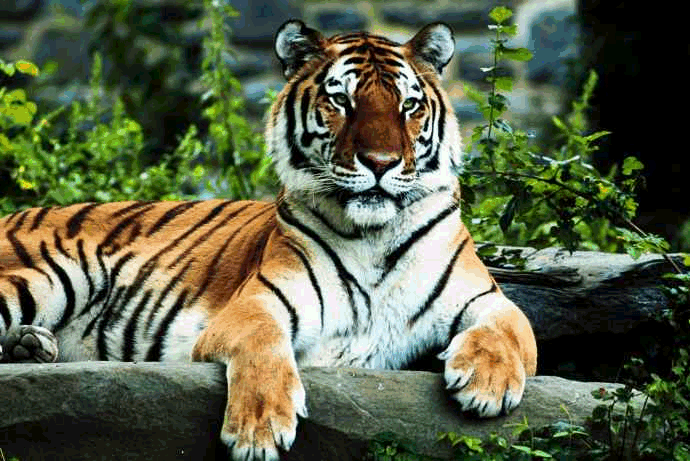
#> input picture img/tiger1.bmp, 690 x 461 px
$ jupyter execute otsu_prac.ipynb
#> lines starting #> are read from the running program, lines starting #| are printed output that depends on the picture
[cell 1]
import math
import numpy as np
from matplotlib import pyplot as plt
from matplotlib import image as mpimg
# import matplotlib.image as mpimg
from PIL import Image

[cell 2]
threshold_values = {}
h = [1]

[cell 3]
def Hist(img):
    row, col = img.shape
    y = np.zeros(256)
    for i in range(0,row):
        for j in range(0,col):
            y[int(round(img[i,j]))] += 1
    x = np.arange(0,256)
    plt.bar(x, y, color='b', width=5, align='center', alpha=0.25)
    plt.show()
    return y

[cell 4]
def regenerate_img(img, thresholds):
    row, col = img.shape
    y = np.zeros((row, col))
    for i in range(0,row):
        for j in range(0,col):
            if img[i,j] >= thresholds[2]:
                y[i,j] = 200
            elif img[i,j] >= thresholds[1]:
                y[i,j] = 150
            elif img[i,j] >= thresholds[0]:
                y[i,j] = 100
            else:
                y[i,j] = 0
    return y

[cell 5]
# [22 lines left out: functions countPixel, wieght, mean, not called in this run]

[cell 6]
# [8 lines left out: function variance, not called in this run]

[cell 7]
# [32 lines left out: function threshold, not called in this run]

[cell 8]
# [56 lines left out: function threshold_new, not called in this run]


# [28 lines of commented-out code are left out]

[cell 9]
# [5 lines left out: function get_optimal_threshold, not called in this run]

[cell 10]
def rgb2gray(rgb):
#     print(rgb)
    return np.dot(rgb[...,:3], [0.2989, 0.5870, 0.1140])

[cell 11]
image1 = mpimg.imread('img/tiger1.bmp')
#> image1 is the input picture: shape (461, 690, 4); mean R, G, B, A 89.7, 97.4, 71.5, 255
# plt.imshow(image1)
print(image1.shape)
#| (461, 690, 4)
gray = rgb2gray(image1)
#> in rgb2gray, `return np.dot(rgb[...,:3], [0.2989, 0.5870, 0.1140])`:
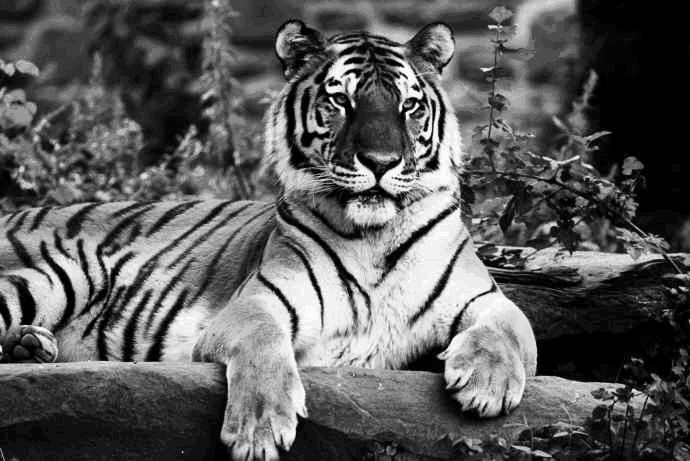
#> returned value: shape (461, 690) float64; min 0, max 251.7, mean 92.1
# print(gray)
img = np.asarray(gray)

# print(img)
h = Hist(img)
#> in Hist, `plt.show()`:
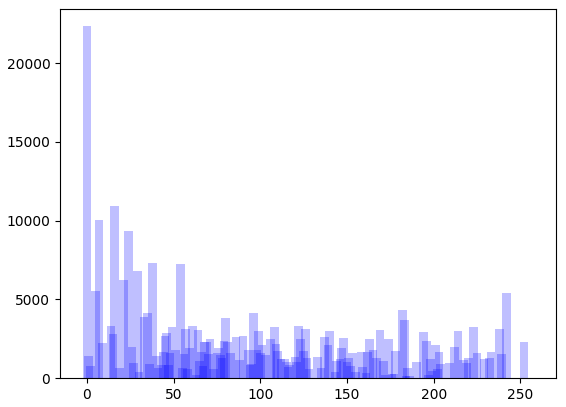
#> figure drawn by matplotlib, 1 panel; tallest bar 22349 high, from x = -2.5 to 2.5
#> h = 256 values, max 22349 at index 0, min 0 at index 3, mean 1242.5
plt.imshow(gray)
# threshold_new(h)
# op_thres = get_optimal_threshold()

res = regenerate_img(img, [45,105,175])
#> after the loop in regenerate_img, `for i in range(0,row):`:
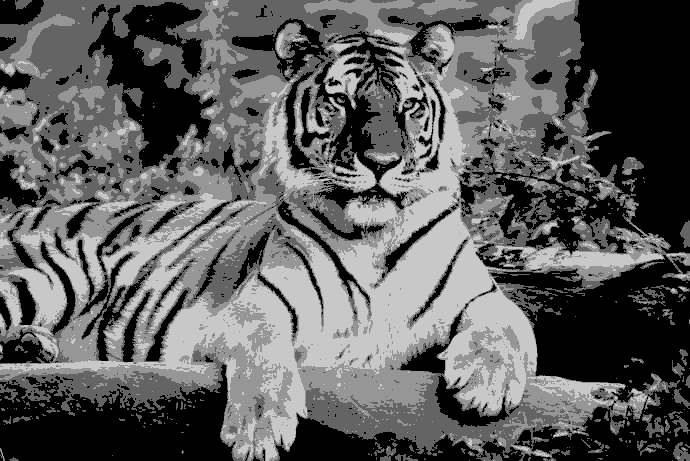
#> y: shape (461, 690) float64; min 0, max 200, mean 93.8
plt.imshow(res)
# plt.savefig("img/otsu.bmp")


# image = Image.open('img/data13.bmp').convert("L")
# img = np.asarray(image)
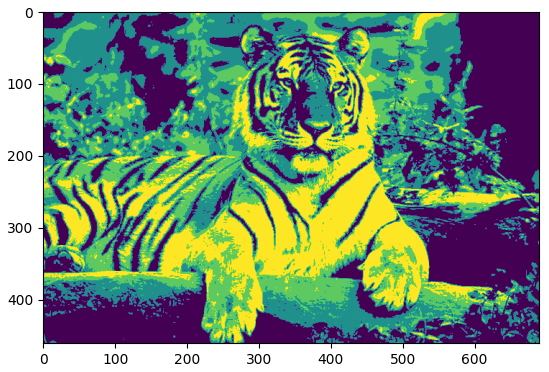
#> figure drawn by matplotlib, 1 panel

$ run again, with img/fruits2b.bmp copied over img/tiger1.bmp
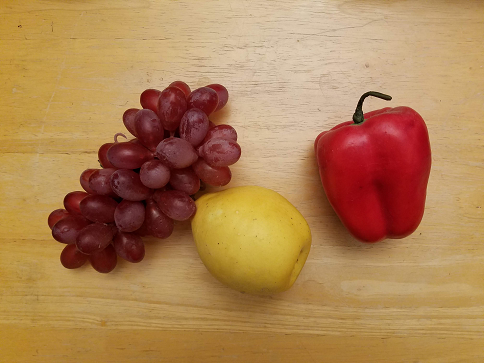
#> input picture img/fruits2b.bmp, 484 x 363 px
#> image1 is the input picture: shape (363, 484, 3); mean R, G, B 174.5, 130.2, 83.8
#| (363, 484, 3)
#> h = 256 values, max 2927 at index 157, min 0 at index 218, mean 686.3
#> after the loop in regenerate_img, `for i in range(0,row):`:
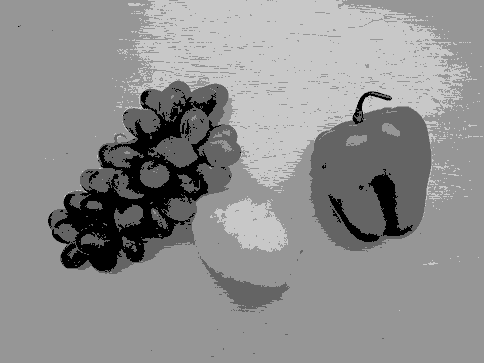
#> y: shape (363, 484) float64; min 0, max 200, mean 143
#> `[cell 11] image1 = mpimg.imread('img/tiger1.bmp') # plt.imshow(image1)..`:
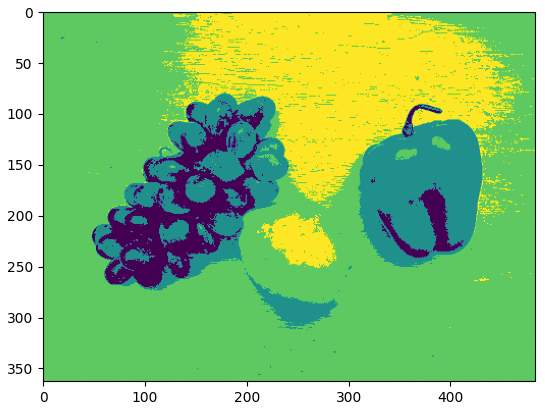
#> figure drawn by matplotlib, 1 panel
